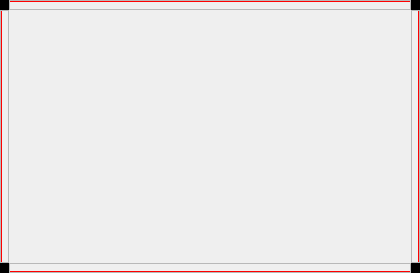
<?xml version="1.0" encoding="UTF-8"?>
<ui version="4.0">
 <class>Tooltip</class>
 <widget class="QWidget" name="Tooltip">
  <property name="geometry">
   <rect>
    <x>0</x>
    <y>0</y>
    <width>420</width>
    <height>273</height>
   </rect>
  </property>
  <property name="windowTitle">
   <string>Form</string>
  </property>
  <layout class="QGridLayout" name="gridLayout">
   <property name="leftMargin">
    <number>0</number>
   </property>
   <property name="topMargin">
    <number>0</number>
   </property>
   <property name="rightMargin">
    <number>0</number>
   </property>
   <property name="bottomMargin">
    <number>0</number>
   </property>
   <property name="spacing">
    <number>0</number>
   </property>
   <item row="0" column="1">
    <widget class="QFrame" name="frame_2">
     <property name="sizePolicy">
      <sizepolicy hsizetype="Expanding" vsizetype="Preferred">
       <horstretch>0</horstretch>
       <verstretch>0</verstretch>
      </sizepolicy>
     </property>
     <property name="maximumSize">
      <size>
       <width>16777215</width>
       <height>10</height>
      </size>
     </property>
     <property name="frameShape">
      <enum>QFrame::StyledPanel</enum>
     </property>
     <property name="frameShadow">
      <enum>QFrame::Raised</enum>
     </property>
     <layout class="QVBoxLayout" name="verticalLayout_2">
      <property name="spacing">
       <number>0</number>
      </property>
      <property name="leftMargin">
       <number>0</number>
      </property>
      <property name="topMargin">
       <number>0</number>
      </property>
      <property name="rightMargin">
       <number>0</number>
      </property>
      <property name="bottomMargin">
       <number>0</number>
      </property>
      <item>
       <widget class="QLabel" name="label_5">
        <property name="sizePolicy">
         <sizepolicy hsizetype="Expanding" vsizetype="Preferred">
          <horstretch>0</horstretch>
          <verstretch>0</verstretch>
         </sizepolicy>
        </property>
        <property name="minimumSize">
         <size>
          <width>0</width>
          <height>1</height>
         </size>
        </property>
        <property name="maximumSize">
         <size>
          <width>16777215</width>
          <height>1</height>
         </size>
        </property>
        <property name="styleSheet">
         <string notr="true">background: red;</string>
        </property>
        <property name="text">
         <string/>
        </property>
       </widget>
      </item>
      <item>
       <spacer name="verticalSpacer_2">
        <property name="orientation">
         <enum>Qt::Vertical</enum>
        </property>
        <property name="sizeHint" stdset="0">
         <size>
          <width>20</width>
          <height>40</height>
         </size>
        </property>
       </spacer>
      </item>
     </layout>
    </widget>
   </item>
   <item row="3" column="1" colspan="2">
    <widget class="QFrame" name="frame">
     <property name="sizePolicy">
      <sizepolicy hsizetype="Expanding" vsizetype="Preferred">
       <horstretch>0</horstretch>
       <verstretch>0</verstretch>
      </sizepolicy>
     </property>
     <property name="maximumSize">
      <size>
       <width>16777215</width>
       <height>10</height>
      </size>
     </property>
     <property name="frameShape">
      <enum>QFrame::StyledPanel</enum>
     </property>
     <property name="frameShadow">
      <enum>QFrame::Raised</enum>
     </property>
     <layout class="QVBoxLayout" name="verticalLayout">
      <property name="spacing">
       <number>0</number>
      </property>
      <property name="leftMargin">
       <number>0</number>
      </property>
      <property name="topMargin">
       <number>0</number>
      </property>
      <property name="rightMargin">
       <number>0</number>
      </property>
      <property name="bottomMargin">
       <number>0</number>
      </property>
      <item>
       <spacer name="verticalSpacer">
        <property name="orientation">
         <enum>Qt::Vertical</enum>
        </property>
        <property name="sizeHint" stdset="0">
         <size>
          <width>20</width>
          <height>40</height>
         </size>
        </property>
       </spacer>
      </item>
      <item>
       <widget class="QLabel" name="label_7">
        <property name="sizePolicy">
         <sizepolicy hsizetype="Expanding" vsizetype="Preferred">
          <horstretch>0</horstretch>
          <verstretch>0</verstretch>
         </sizepolicy>
        </property>
        <property name="minimumSize">
         <size>
          <width>0</width>
          <height>1</height>
         </size>
        </property>
        <property name="maximumSize">
         <size>
          <width>16777215</width>
          <height>1</height>
         </size>
        </property>
        <property name="styleSheet">
         <string notr="true">background: red;</string>
        </property>
        <property name="text">
         <string/>
        </property>
       </widget>
      </item>
     </layout>
    </widget>
   </item>
   <item row="3" column="0">
    <widget class="QLabel" name="label_3">
     <property name="minimumSize">
      <size>
       <width>9</width>
       <height>10</height>
      </size>
     </property>
     <property name="maximumSize">
      <size>
       <width>9</width>
       <height>10</height>
      </size>
     </property>
     <property name="styleSheet">
      <string notr="true">background: black;</string>
     </property>
     <property name="text">
      <string/>
     </property>
    </widget>
   </item>
   <item row="0" column="0">
    <widget class="QLabel" name="label_2">
     <property name="minimumSize">
      <size>
       <width>9</width>
       <height>10</height>
      </size>
     </property>
     <property name="maximumSize">
      <size>
       <width>9</width>
       <height>10</height>
      </size>
     </property>
     <property name="styleSheet">
      <string notr="true">background: black;</string>
     </property>
     <property name="text">
      <string/>
     </property>
    </widget>
   </item>
   <item row="0" column="3">
    <widget class="QLabel" name="label_6">
     <property name="minimumSize">
      <size>
       <width>9</width>
       <height>10</height>
      </size>
     </property>
     <property name="maximumSize">
      <size>
       <width>9</width>
       <height>10</height>
      </size>
     </property>
     <property name="styleSheet">
      <string notr="true">background: black;</string>
     </property>
     <property name="text">
      <string/>
     </property>
    </widget>
   </item>
   <item row="3" column="3">
    <widget class="QLabel" name="label_8">
     <property name="minimumSize">
      <size>
       <width>9</width>
       <height>10</height>
      </size>
     </property>
     <property name="maximumSize">
      <size>
       <width>9</width>
       <height>10</height>
      </size>
     </property>
     <property name="styleSheet">
      <string notr="true">background: black;</string>
     </property>
     <property name="text">
      <string/>
     </property>
    </widget>
   </item>
   <item row="1" column="0" rowspan="2">
    <widget class="QFrame" name="frame_3">
     <property name="sizePolicy">
      <sizepolicy hsizetype="Preferred" vsizetype="Expanding">
       <horstretch>0</horstretch>
       <verstretch>0</verstretch>
      </sizepolicy>
     </property>
     <property name="maximumSize">
      <size>
       <width>9</width>
       <height>16777215</height>
      </size>
     </property>
     <property name="frameShape">
      <enum>QFrame::StyledPanel</enum>
     </property>
     <property name="frameShadow">
      <enum>QFrame::Raised</enum>
     </property>
     <layout class="QHBoxLayout" name="horizontalLayout">
      <property name="spacing">
       <number>0</number>
      </property>
      <property name="leftMargin">
       <number>0</number>
      </property>
      <property name="topMargin">
       <number>0</number>
      </property>
      <property name="rightMargin">
       <number>0</number>
      </property>
      <property name="bottomMargin">
       <number>0</number>
      </property>
      <item>
       <widget class="QLabel" name="label_4">
        <property name="sizePolicy">
         <sizepolicy hsizetype="Preferred" vsizetype="Expanding">
          <horstretch>0</horstretch>
          <verstretch>0</verstretch>
         </sizepolicy>
        </property>
        <property name="minimumSize">
         <size>
          <width>1</width>
          <height>0</height>
         </size>
        </property>
        <property name="maximumSize">
         <size>
          <width>1</width>
          <height>16777215</height>
         </size>
        </property>
        <property name="styleSheet">
         <string notr="true">background: red;</string>
        </property>
        <property name="text">
         <string/>
        </property>
       </widget>
      </item>
      <item>
       <spacer name="horizontalSpacer">
        <property name="orientation">
         <enum>Qt::Horizontal</enum>
        </property>
        <property name="sizeHint" stdset="0">
         <size>
          <width>40</width>
          <height>20</height>
         </size>
        </property>
       </spacer>
      </item>
     </layout>
    </widget>
   </item>
   <item row="1" column="3" rowspan="2">
    <widget class="QFrame" name="frame_4">
     <property name="sizePolicy">
      <sizepolicy hsizetype="Preferred" vsizetype="Expanding">
       <horstretch>0</horstretch>
       <verstretch>0</verstretch>
      </sizepolicy>
     </property>
     <property name="maximumSize">
      <size>
       <width>9</width>
       <height>16777215</height>
      </size>
     </property>
     <property name="frameShape">
      <enum>QFrame::StyledPanel</enum>
     </property>
     <property name="frameShadow">
      <enum>QFrame::Raised</enum>
     </property>
     <layout class="QHBoxLayout" name="horizontalLayout_2">
      <property name="spacing">
       <number>0</number>
      </property>
      <property name="leftMargin">
       <number>0</number>
      </property>
      <property name="topMargin">
       <number>0</number>
      </property>
      <property name="rightMargin">
       <number>0</number>
      </property>
      <property name="bottomMargin">
       <number>0</number>
      </property>
      <item>
       <spacer name="horizontalSpacer_2">
        <property name="orientation">
         <enum>Qt::Horizontal</enum>
        </property>
        <property name="sizeHint" stdset="0">
         <size>
          <width>40</width>
          <height>20</height>
         </size>
        </property>
       </spacer>
      </item>
      <item>
       <widget class="QLabel" name="label">
        <property name="sizePolicy">
         <sizepolicy hsizetype="Preferred" vsizetype="Expanding">
          <horstretch>0</horstretch>
          <verstretch>0</verstretch>
         </sizepolicy>
        </property>
        <property name="minimumSize">
         <size>
          <width>1</width>
          <height>0</height>
         </size>
        </property>
        <property name="maximumSize">
         <size>
          <width>1</width>
          <height>16777215</height>
         </size>
        </property>
        <property name="styleSheet">
         <string notr="true">background: red;</string>
        </property>
        <property name="text">
         <string/>
        </property>
       </widget>
      </item>
     </layout>
    </widget>
   </item>
   <item row="1" column="1" rowspan="2">
    <layout class="QVBoxLayout" name="verticalLayout_3">
     <property name="leftMargin">
      <number>10</number>
     </property>
     <property name="topMargin">
      <number>10</number>
     </property>
     <property name="rightMargin">
      <number>10</number>
     </property>
     <property name="bottomMargin">
      <number>10</number>
     </property>
    </layout>
   </item>
  </layout>
 </widget>
 <resources/>
 <connections/>
</ui>
